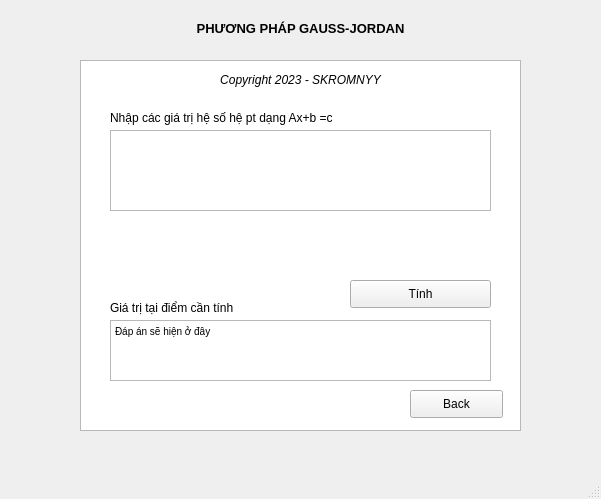
<?xml version="1.0" encoding="UTF-8"?>
<ui version="4.0">
 <class>calcgauss</class>
 <widget class="QMainWindow" name="calcgauss">
  <property name="geometry">
   <rect>
    <x>0</x>
    <y>0</y>
    <width>601</width>
    <height>499</height>
   </rect>
  </property>
  <property name="windowTitle">
   <string>MainWindow</string>
  </property>
  <widget class="QWidget" name="calc_gauss">
   <widget class="QLabel" name="label">
    <property name="geometry">
     <rect>
      <x>0</x>
      <y>20</y>
      <width>601</width>
      <height>16</height>
     </rect>
    </property>
    <property name="font">
     <font>
      <family>Arial</family>
      <pointsize>10</pointsize>
      <weight>75</weight>
      <bold>true</bold>
     </font>
    </property>
    <property name="text">
     <string>PHƯƠNG PHÁP GAUSS-JORDAN</string>
    </property>
    <property name="alignment">
     <set>Qt::AlignCenter</set>
    </property>
   </widget>
   <widget class="QTextBrowser" name="textBrowser">
    <property name="geometry">
     <rect>
      <x>80</x>
      <y>60</y>
      <width>441</width>
      <height>371</height>
     </rect>
    </property>
   </widget>
   <widget class="QLabel" name="label_2">
    <property name="geometry">
     <rect>
      <x>110</x>
      <y>110</y>
      <width>251</width>
      <height>16</height>
     </rect>
    </property>
    <property name="text">
     <string>Nhập các giá trị hệ số hệ pt dạng Ax+b =c</string>
    </property>
   </widget>
   <widget class="QPushButton" name="tinh">
    <property name="geometry">
     <rect>
      <x>350</x>
      <y>280</y>
      <width>141</width>
      <height>28</height>
     </rect>
    </property>
    <property name="text">
     <string>Tính</string>
    </property>
   </widget>
   <widget class="QPushButton" name="back">
    <property name="geometry">
     <rect>
      <x>410</x>
      <y>390</y>
      <width>93</width>
      <height>28</height>
     </rect>
    </property>
    <property name="text">
     <string>Back</string>
    </property>
   </widget>
   <widget class="QLabel" name="label_5">
    <property name="geometry">
     <rect>
      <x>80</x>
      <y>70</y>
      <width>441</width>
      <height>20</height>
     </rect>
    </property>
    <property name="font">
     <font>
      <italic>true</italic>
     </font>
    </property>
    <property name="text">
     <string>Copyright 2023 - SKROMNYY</string>
    </property>
    <property name="alignment">
     <set>Qt::AlignCenter</set>
    </property>
   </widget>
   <widget class="QTextEdit" name="output">
    <property name="geometry">
     <rect>
      <x>110</x>
      <y>320</y>
      <width>381</width>
      <height>61</height>
     </rect>
    </property>
    <property name="html">
     <string>&lt;!DOCTYPE HTML PUBLIC &quot;-//W3C//DTD HTML 4.0//EN&quot; &quot;http://www.w3.org/TR/REC-html40/strict.dtd&quot;&gt;
&lt;html&gt;&lt;head&gt;&lt;meta name=&quot;qrichtext&quot; content=&quot;1&quot; /&gt;&lt;style type=&quot;text/css&quot;&gt;
p, li { white-space: pre-wrap; }
&lt;/style&gt;&lt;/head&gt;&lt;body style=&quot; font-family:'MS Shell Dlg 2'; font-size:7.8pt; font-weight:400; font-style:normal;&quot;&gt;
&lt;p style=&quot; margin-top:0px; margin-bottom:0px; margin-left:0px; margin-right:0px; -qt-block-indent:0; text-indent:0px;&quot;&gt;Đáp án sẽ hiện ở đây&lt;/p&gt;&lt;/body&gt;&lt;/html&gt;</string>
    </property>
   </widget>
   <widget class="QLabel" name="label_6">
    <property name="geometry">
     <rect>
      <x>110</x>
      <y>300</y>
      <width>141</width>
      <height>16</height>
     </rect>
    </property>
    <property name="text">
     <string>Giá trị tại điểm cần tính</string>
    </property>
   </widget>
   <widget class="QTextEdit" name="giatriheso">
    <property name="geometry">
     <rect>
      <x>110</x>
      <y>130</y>
      <width>381</width>
      <height>81</height>
     </rect>
    </property>
   </widget>
  </widget>
  <widget class="QMenuBar" name="menubar">
   <property name="geometry">
    <rect>
     <x>0</x>
     <y>0</y>
     <width>601</width>
     <height>26</height>
    </rect>
   </property>
  </widget>
  <widget class="QStatusBar" name="statusbar"/>
 </widget>
 <resources/>
 <connections/>
</ui>
